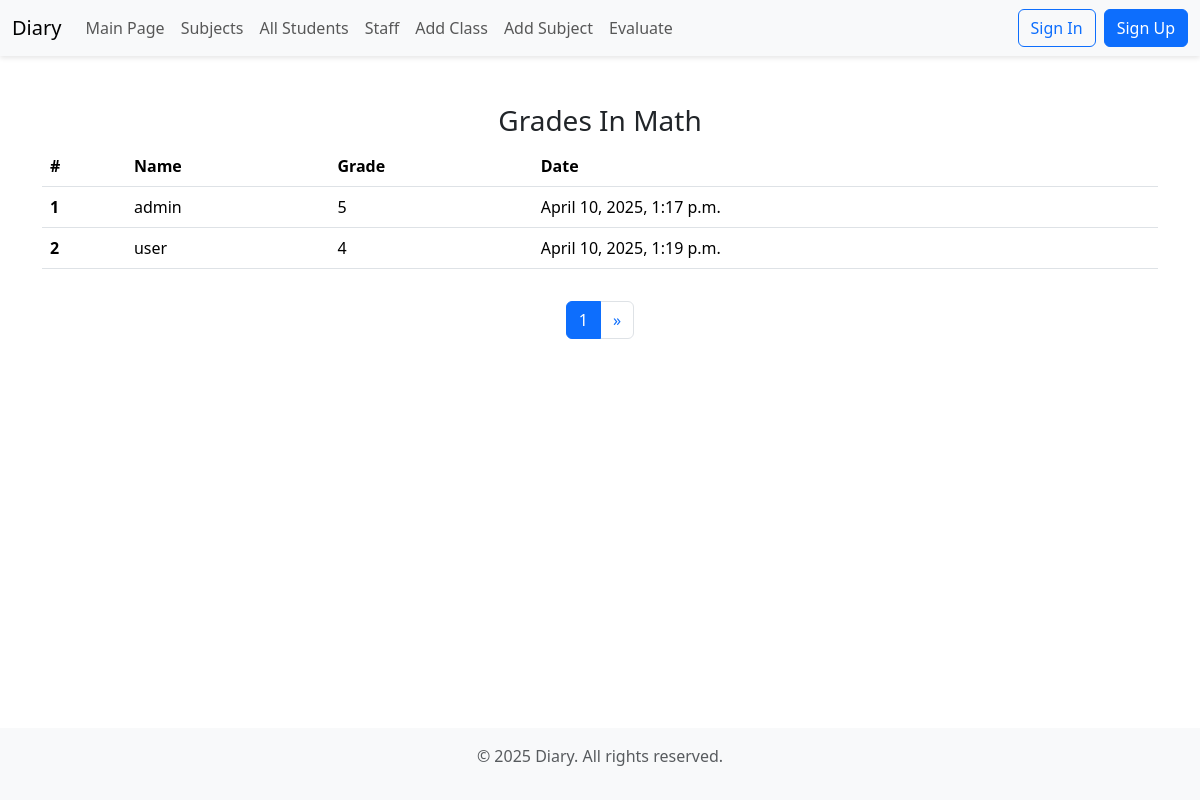
The app's page /subject/1/ with its own data.
### grade/models.py (models this page shows, shortened)
class Subject(models.Model):
    subject = models.CharField(max_length=255, null=False, blank=False, verbose_name="Subject's Name")
    clas = models.ForeignKey(Clas, on_delete=models.CASCADE)
    def __str__(self) -> str:
        return f"{self.subject}"

class Grade(models.Model):
    subject = models.ForeignKey(Subject, on_delete=models.CASCADE, related_name="Grades")
    student = models.ForeignKey(CustomUser, on_delete=models.CASCADE, related_name="Grades")
    grade = models.IntegerField(default=2)
    created_at = models.DateTimeField(auto_now_add=True)

### user/models.py (models this page shows)
class CustomUser(AbstractUser):
    birth_date = models.DateTimeField(auto_now=True, null=True, blank=True, verbose_name="Birth Date")
    address = models.CharField(max_length=255, null=True, blank=True, verbose_name="Address")
    phone = models.IntegerField(null=True, blank=True, verbose_name="Phone Number")
    avatar = models.ImageField(upload_to="avatars/", null=True, blank=True, verbose_name="Avatar")
    created_at = models.DateTimeField(auto_now_add=True)
    updated_at = models.DateTimeField(auto_now=True)
    def __str__(self) -> str:
        return f"{self.username}"

### grade/views.py (the view)
# urls.py: path("subject/<int:id>/", grades_in_subject, name="grades_in_a_subject"),
def grades_in_subject(request, id):
    subject = Subject.objects.filter(id=id).first()
    grades = Grade.objects.filter(subject=subject)
    pages = Paginator(grades, 2)
    page_number = request.GET.get("page")
    page_obj = pages.get_page(page_number)
    context = {
        "subject" : subject,
        "page_obj" : page_obj
    }
    return render(request, "grades_in_a_subject.html", context)

### templates/grades_in_a_subject.html (shortened to what this page needs)
{% extends "base.html" %}
{% block content %}
    <div class="container mt-5">
        <h3 class="text-center">Grades In {{ subject }}</h3>
        <table class="table">
            <thead>
                <tr>
                    <th class="col">#</th>
                    <th scope="col">Name</th>
                    <th scope="col">Grade</th>
                    <th scope="col">Date</th>
                </tr>
            </thead>
            <tbody>
                {% for grade in page_obj %}
                    <tr>
                        <th scope="row">{{ grade.id }}</th>
                        <td>{{ grade.student }}</td>
                        <td>{{ grade.grade }}</td>
                        <td>{{ grade.created_at }}</td>
                    </tr>
                {% endfor %}
            </tbody>
        </table>
    </div>
    <div class="container mt-3">
        <nav>
            <ul class="pagination justify-content-center">
                    <li class="page-item active">
                        <span class="page-link">{{ page_obj.number }}</span>
                    </li>
                {% if page_obj.has_next %}
                    <li class="page-item">
                        <a href="?page={{ page_obj.next_page_number }}" class="page-link" aria-label="Next">
                            <span aria-hidden="true">&raquo;</span>
                        </a>
                    </li>
                {% endif %}
            </ul>
        </nav>
    </div>
{% endblock content %}

### templates/base.html (style rules this page uses)
body { min-height: 100vh; display: flex; flex-direction: column; }

### records on screen
Subject: subject "Math"
Grade: id "1", student "admin", grade "5", created_at "April 10, 2025, 1:17 p.m."
Grade: id "2", student "user", grade "4", created_at "April 10, 2025, 1:19 p.m."

### other values on screen
{{ page_obj.number }} "1"
